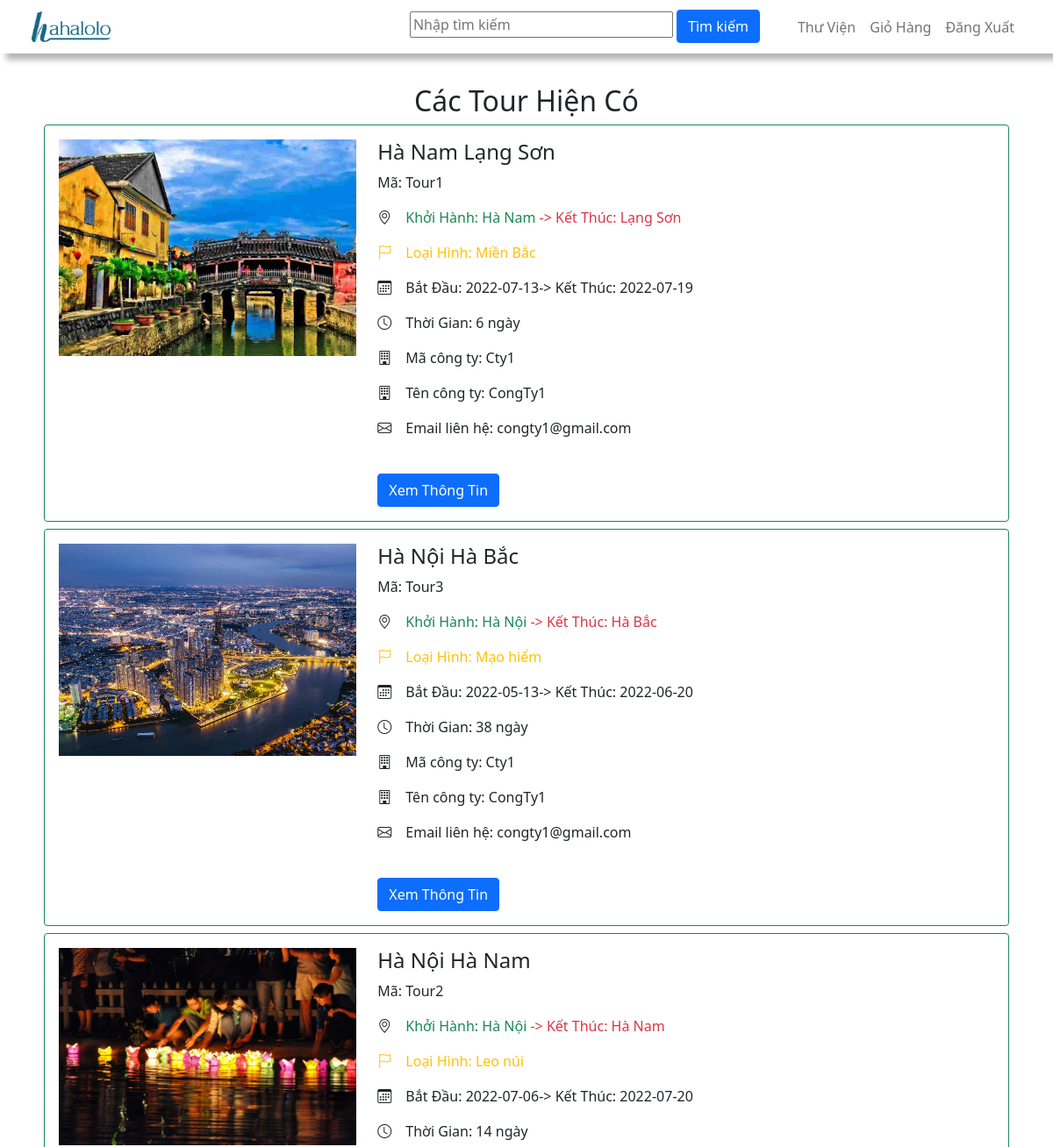
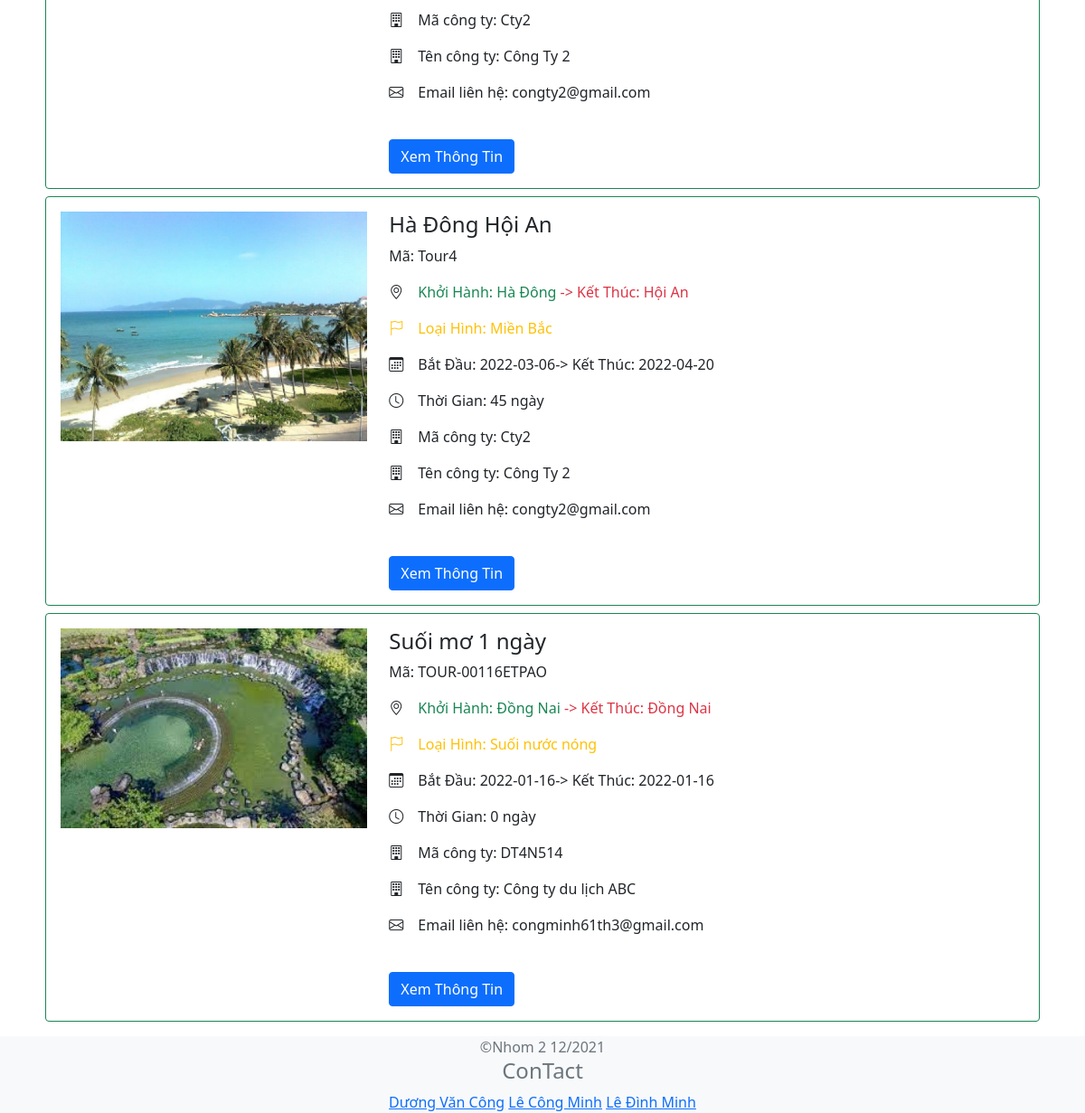
The page /user/categories.php on the database its author committed (2 pictures, top to bottom).
### tables this page shows
CREATE TABLE `tour` (
  `id` int(11) NOT NULL,
  `maTour` varchar(50) NOT NULL,
  `tenTour` varchar(150) NOT NULL,
  `hinhAnh` varchar(255) DEFAULT NULL,
  `ngayKhoiHanh` date NOT NULL,
  `ngayKetThuc` date NOT NULL,
  `diemKhoiHanh` varchar(300) NOT NULL,
  `diemKetThuc` varchar(300) NOT NULL,
  `loaiHinh` varchar(300) NOT NULL,
  `moTa` varchar(7000) NOT NULL,
  `maCongTy` varchar(50) NOT NULL,
  `tinhTrang` int(11) NOT NULL DEFAULT 0
);

CREATE TABLE `doitac` (
  `id` int(11) NOT NULL,
  `maCongTy` varchar(50) NOT NULL,
  `tenCongTy` varchar(200) NOT NULL,
  `hinhAnh` varchar(255) DEFAULT NULL,
  `soDienThoai` varchar(20) NOT NULL,
  `email` varchar(100) NOT NULL,
  `diaChi` varchar(300) NOT NULL,
  `password` varchar(250) NOT NULL,
  `tinhTrang` int(11) NOT NULL DEFAULT 0,
  `linkXacMinhEmail` varchar(255) NOT NULL,
  `thoiGianXacMinhEmail` timestamp NULL DEFAULT NULL
);

### user/categories.php (the view, shortened to what this page needs)
<?php include('../constants.php'); ?>
<!DOCTYPE html>
<html lang="en">
<head>
  <link href="https://cdn.jsdelivr.net/npm/bootstrap@5.1.3/dist/css/bootstrap.min.css" rel="stylesheet"
>
  <link rel="stylesheet" href="https://cdn.jsdelivr.net/npm/bootstrap-icons@1.7.2/font/bootstrap-icons.css">
</head>
<body>
    <?php
    require "partials/header.php";
    ?>
  <main>
        <section class="categories mt-5 pt-5">
            <div class="container">
                <h2 class="text-center">Các Tour Hiện Có</h2>
                <?php
                    $sql = "SELECT tour.maTour,tour.tenTour,tour.moTa,tour.hinhAnh,tour.diemKhoiHanh,tour.diemKetThuc,
                    tour.ngayKhoiHanh,tour.ngayKetThuc,tour.loaiHinh,doitac.maCongTy,doitac.tenCongTy,doitac.email
                     FROM tour,doitac where tour.tinhTrang='1' and tour.maCongTy = doitac.maCongTy";
                    $res = mysqli_query($conn, $sql);
                    $count = mysqli_num_rows($res);
                    if($count>0)
                    {
                        while($row=mysqli_fetch_assoc($res))
                        {
                            $maTour = $row['maTour'];
                            $tenTour = $row['tenTour'];
                            $hinhAnh = $row['hinhAnh'];
                            $diemKhoiHanh = $row['diemKhoiHanh'];
                            $diemKetThuc = $row['diemKetThuc'];
                            $ngayKhoiHanh = $row['ngayKhoiHanh'];
                            $ngayKetThuc = $row['ngayKetThuc'];
                            $loaiHinh = $row['loaiHinh'];
                            $maCongTy = $row['maCongTy'];
                            $tenCongTy = $row['tenCongTy'];
                            $email = $row['email'];
                            $first_date = strtotime($ngayKhoiHanh);
                            $second_date = strtotime($ngayKetThuc);
                            $datediff = abs($first_date - $second_date);
                            $day = floor($datediff / (60*60*24));
                          ?>
                          <div class="tour-menu-box p-3 border border-success m-2 rounded">
                              <div class="row">
                              <div class="tour-menu-img col-md-4">
                                  <?php
                                      if($hinhAnh=="")
                                      {
                                          echo "<div class='error'>Image not Available.</div>";
                                      }
                                      else
                                      {
                                          ?>
                                          <img src="<?php echo SITEURL; ?>assets/images/tours/<?php echo $hinhAnh; ?>" alt="" class="img-fluid" style="width:100%">
                                          <?php
                                      }
                                  ?>
                              </div>
                              <div class="tour-menu-desc col-md-8">
                                <h4><?php echo $tenTour; ?></h4>
                                <p>Mã: <?php echo $maTour; ?></p>
                                <p><i class="bi bi-geo-alt me-3"></i><span class="text-success">Khởi Hành: <?php echo $diemKhoiHanh; ?></span> <span class="text-danger">-> Kết Thúc: <?php echo $diemKetThuc; ?></span></p>
                                <p class="text-warning"><i class="bi bi-flag me-3"></i>Loại Hình: <?php echo $loaiHinh ?></p>
                                <p><i class="bi bi-calendar3 me-3"></i>Bắt Đầu: <?php echo $ngayKhoiHanh ?><span>-> Kết Thúc: <?php echo $ngayKetThuc ?></span> </p>
                                <p><i class="bi bi-clock me-3"></i>Thời Gian: <?php  echo $day.' ngày'?></p>
                                <p><i class="bi bi-building me-3"></i>Mã công ty: <?php echo $maCongTy ?></p>
                                <p><i class="bi bi-building me-3"></i>Tên công ty: <?php echo $tenCongTy ?></p>
                                <p><i class="bi bi-envelope me-3"></i>Email liên hệ: <?php echo $email ?></p>
                                <br>
                                <a href="<?php echo SITEURL; ?>user/bookTour.php?MaTour=<?php echo $maTour; ?>" class="btn btn-primary">Xem Thông Tin</a>
                              </div>
                          </div>
                          </div>
                          <?php
                      }
                  }
                  else
                  {
                      echo "<div class='error'>Tour không tồn tại</div>";
                  }
              ?>
            </div>
        </section>
        <?php
    include "partials/footer.php";
    ?>
</body>
</html>

### user/partials/header.php (shortened to what this page needs)
<header>
      <div class="container-fluid">
        <div class="row">
            <nav class="navbar navbar-expand-lg navbar-light bg-white  main-navbar" style="box-shadow: 7px 7px 7px rgb(0 0 0 / 30%);z-index:2;position:fixed;left:0;right:0:top:56px">
              <div class="container-fluid">
                <a class="navbar-brand" href="user.php"><img src="../assets/images/tours/logo.png" alt="logo" class='img-fluid' style='max-width:90px;max-height:40px'></a>
                <div class="collapse navbar-collapse" id="navbarSupportedContent">
                  <ul class="navbar-nav ms-auto mb-2 mb-lg-0">
                    <form action="tourSearch.php" method="POST" style="max-heigth:40px;margin-bottom:0;margin-right:35px">
                        <input  type="search1" name="search1" placeholder="Nhập tìm kiếm" style="width:300px">
                        <button type="submit1" name="submit1" class="btn btn-primary submit1">Tìm kiếm</button>
                    </form>
                    <li class="nav-item">
                      <a class="nav-link" href="categories.php" tabindex="-1" aria-disabled="true">Thư Viện</a>
                    </li>
                    <li class="nav-item">
                      <a class="nav-link" href="userInfo.php" tabindex="-1" aria-disabled="true">Giỏ Hàng</a>
                    </li>
                    <li class="nav-item">
                      <a class="nav-link" href="logOut.php" tabindex="-1" aria-disabled="true">Đăng Xuất</a>
                    </li>
                  </ul>
                </div>
              </div>
            </nav>
        </div>
      </div>
</header>

### user/partials/footer.php (shortened to what this page needs)
<footer class="col-md text-center text-muted bg-light mt-3">
      &copy;Nhom 2 12/2021
      <h4>ConTact</h4>
      <div class="col-md text-center text-muted bg-light">
          <a href="">Dương Văn Công</a>
          <a href="">Lê Công Minh</a>
          <a href="">Lê Đình Minh</a>
</footer>

### rows shown on the page
tour: hinhAnh (picture), tenTour "Hà Nam Lạng Sơn", maTour "Tour1", diemKhoiHanh "Hà Nam", diemKetThuc "Lạng Sơn", loaiHinh "Miền Bắc", ngayKhoiHanh "2022-07-13", ngayKetThuc "2022-07-19", day "6", doitac.maCongTy "Cty1", doitac.tenCongTy "CongTy1", doitac.email "congty1@gmail.com"
tour: hinhAnh (picture), tenTour "Hà Nội Hà Bắc", maTour "Tour3", diemKhoiHanh "Hà Nội", diemKetThuc "Hà Bắc", loaiHinh "Mạo hiểm", ngayKhoiHanh "2022-05-13", ngayKetThuc "2022-06-20", day "38", doitac.maCongTy "Cty1", doitac.tenCongTy "CongTy1", doitac.email "congty1@gmail.com"
tour: hinhAnh (picture), tenTour "Hà Nội Hà Nam", maTour "Tour2", diemKhoiHanh "Hà Nội", diemKetThuc "Hà Nam", loaiHinh "Leo núi", ngayKhoiHanh "2022-07-06", ngayKetThuc "2022-07-20", day "14", doitac.maCongTy "Cty2", doitac.tenCongTy "Công Ty 2", doitac.email "congty2@gmail.com"
tour: hinhAnh (picture), tenTour "Hà Đông Hội An", maTour "Tour4", diemKhoiHanh "Hà Đông", diemKetThuc "Hội An", loaiHinh "Miền Bắc", ngayKhoiHanh "2022-03-06", ngayKetThuc "2022-04-20", day "45", doitac.maCongTy "Cty2", doitac.tenCongTy "Công Ty 2", doitac.email "congty2@gmail.com"
tour: hinhAnh (picture), tenTour "Suối mơ 1 ngày", maTour "TOUR-00116ETPAO", diemKhoiHanh "Đồng Nai", diemKetThuc "Đồng Nai", loaiHinh "Suối nước nóng", ngayKhoiHanh "2022-01-16", ngayKetThuc "2022-01-16", day "0", doitac.maCongTy "DT4N514", doitac.tenCongTy "Công ty du lịch ABC", doitac.email "congminh61th3@gmail.com"
